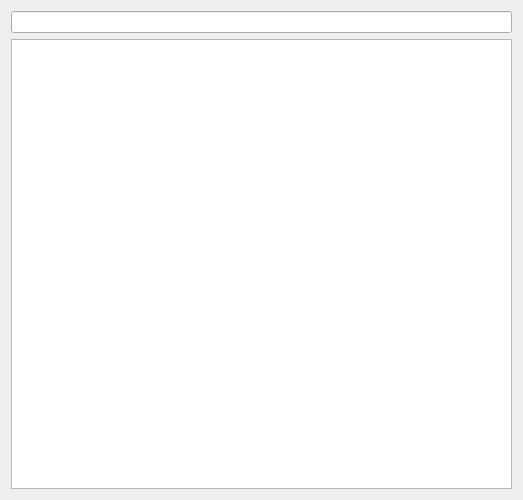
<?xml version="1.0" encoding="UTF-8"?>
<ui version="4.0">
 <class>rqt_rosparam</class>
 <widget class="QWidget" name="rqt_rosparam">
  <property name="geometry">
   <rect>
    <x>0</x>
    <y>0</y>
    <width>523</width>
    <height>500</height>
   </rect>
  </property>
  <property name="windowTitle">
   <string>rqt_rosparam</string>
  </property>
  <layout class="QVBoxLayout" name="verticalLayout">
   <item>
    <widget class="QLineEdit" name="lineEdit"/>
   </item>
   <item>
    <widget class="QTreeView" name="treeView"/>
   </item>
  </layout>
 </widget>
 <resources/>
 <connections/>
</ui>
